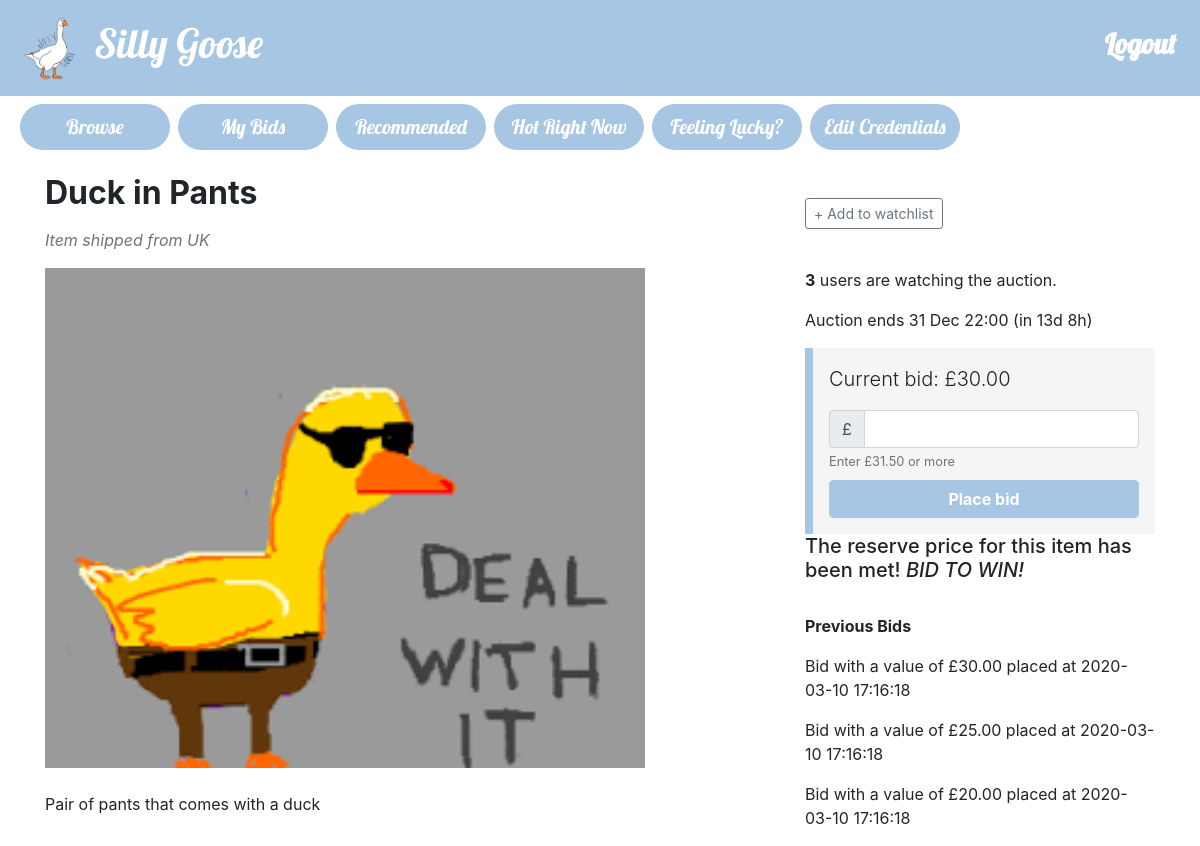
Page /listing.php?item_id=4 (signed in) on the committed database.
### tables this page shows
CREATE TABLE bids (
  bidID INT AUTO_INCREMENT PRIMARY KEY,
  buyerEmail VARCHAR(50),
  auctionID INT,
  bidValue FLOAT(10,2),
  bidDate TIMESTAMP NOT NULL DEFAULT CURRENT_TIMESTAMP);

### utilities.php (called while the page is built, shortened)
<?php
function display_time_remaining($interval) {
    if ($interval->days == 0 && $interval->h == 0) {
      $time_remaining = $interval->format('%im %Ss');
    }
    else if ($interval->days == 0) {
      $time_remaining = $interval->format('%hh %im');
    }
    else {
      $time_remaining = $interval->format('%ad %hh');
    }
  return $time_remaining;
}
function query($query) {
  $connection = mysqli_connect($dbhost,$dbuser,$dbpass,$dbname);
  $result = mysqli_query($connection,$query);
  return $result;
}
?>

### listing.php (the view, shortened to what this page needs)
<?php include_once("header.php")?>
<?php include_once("utilities.php")?>
<?php
$item_id = $_GET['item_id'];
$query = "SELECT a.auctionID, a.title, a.description, a.endDate, a.picture, a.reservePrice, a.startPrice,
COALESCE(b.current_price,a.startPrice) AS 'current_price', COALESCE(b.num_bids,0) AS 'num_bids'
FROM
(SELECT auctionID, MAX(bidValue) AS 'current_price', COUNT(auctionID) AS 'num_bids' FROM bids GROUP BY auctionID) b
RIGHT JOIN (SELECT * FROM auctions a WHERE a.auctionID = $item_id) a
ON a.auctionID = b.auctionID";
$row = query($query)->fetch_assoc();
$title = $row['title'];
$description = $row['description'];
$current_price = $row['current_price'];
$end_time = new DateTime($row['endDate']);
$image = $row['picture'];
$start_price = $row['startPrice'];
$now = new DateTime();
$query = "SELECT u.country
FROM users u
JOIN auctions a
ON a.sellerEmail = u.email
WHERE a.auctionID = {$item_id}";
$country = query($query)->fetch_assoc()['country'];
if ($now < $end_time) {
  $query = "SELECT *
  FROM watching
  WHERE auctionID = {$item_id}";
  $num_watching = mysqli_num_rows(query($query));
  if(!isset($_SESSION['account_type']) || $_SESSION['account_type'] == "seller" ){
    $has_session = false;
  }
  else{
    $has_session = true;
    $email = $_SESSION["username"];
    $watchingResult = query("SELECT * from watching WHERE buyerEmail='$email'AND auctionID=$item_id");
    if (mysqli_num_rows($watchingResult) != 0) {
      $watching = TRUE;
    }
    else {
      $watching = FALSE;
    }
  }
  $time_to_end = date_diff($now, $end_time);
  $time_remaining = ' (in ' . display_time_remaining($time_to_end) . ')';
}
?>
<div class="container">
<div class="row">
  <div class="col-sm-8">
    <h2 class="my-3"><b><?php echo($title); ?></b></h2>
    <p class="text-muted"><i>Item shipped from <?php echo($country)?></i></p>
  </div>
  <div class="col-sm-4 align-self-center">
  <?php if ($now < $end_time && $has_session):?>
    <?php if (!$watching):?>
      <div id="watch_nowatch">
        <button type="button" class="btn btn-outline-secondary btn-sm" onclick="addToWatchlist(); window.location.reload()">+ Add to watchlist</button>
      </div>
      <?php endif ?>
  <?php endif  ?>
  </div>
</div>
<div class="row">
  <div class="col-sm-8">
    <div class="itemDescription">
    <img alt="" src="images/<?php echo $image; ?>" style="max-width:600px;width:100%"> <br><br>
    <?php echo($description); ?>
    </div>
  </div>
  <div class="col-sm-4">
    <?php if ($now > $end_time):?>
      <p><i>This auction ended <?php echo(date_format($end_time, 'j M H:i'))?></i></p>
      <p><?php echo($expiry_circumstances)?></p>
      <?php
        echo("<div style='padding-left:1rem;border-left:#A6C6E3 solid .5rem;background-color:#F5F5F5;padding-top:1rem;padding-bottom:1rem;padding-right:1rem'>");
        if ($expiry_circumstances == "Unsuccessful auction - no bids placed"){
          echo("<h3><b>£$start_price</b></h3>");
          echo("<p style='margin-bottom:0rem'>Start price</p>");
        }
        else {
          echo("<h3><b>£$current_price</b></h3>");
          echo("<p style='margin-bottom:0rem'>Final price</p>");
        }
        echo("</div>")
        ?>
    <?php else:?>
      <?php
      if ($num_watching == 1) {
        echo("<p><b>1</b> user is watching the auction</p>");
      }
      else{
        echo("<p><b>{$num_watching}</b> users are watching the auction.</p>");
      }
      ?>
      <p>Auction ends <?php echo(date_format($end_time, 'j M H:i') . $time_remaining) ?></p>
      <div style='padding-left:1rem;border-left:#A6C6E3 solid .5rem;background-color:#F5F5F5;padding-top:1rem;padding-bottom:1rem;padding-right:1rem'>
      <p class="lead">Current bid: £<?php echo(number_format($current_price, 2)) ?></p>
      <?php if (!isset($_SESSION['account_type']) || $_SESSION['account_type'] == 'seller'){
        $noWatch = true;
      }
      else{
        $noWatch = false;
      }
      ?>
      <form method="POST" id="createNewBid" action=<?php echo("place_bid.php?item_id=".$item_id)?>>
        <div class="input-group" <?php if ($noWatch) echo('style="display: none"');?>>
          <div class="input-group-prepend">
            <span class="input-group-text">£</span>
          </div>
        <input type="number" class="form-control" name="bid" id="bid" step="0.01" min="<?php echo(number_format(round($current_price*1.05,2),2))?>">
        </div>
        <small style="margin-bottom:.5rem" id="bidHelp" class="form-text text-muted" <?php if ($noWatch) echo('style="display: none"');?>> <?php echo("Enter £".number_format(round($current_price*1.05,2),2)." or more")?> </small>
        <button type="submit" style="border-color:#A6C6E3;background-color:#A6C6E3"class="btn btn-primary form-control"<?php if ($noWatch) echo('style="display: none"');?>><b>Place bid</b></button>
      </form>
    </div>
<?php endif ?>
<?php
  if ($now > $end_time) {
    exit;
  }else{
    $query = "SELECT reservePrice FROM auctions WHERE auctionID = {$item_id}";
    $result = query($query);
    $result = $result->fetch_assoc();
    $reserve_price = $result['reservePrice'];
    if ($reserve_price <= $current_price){
      echo('<h5>The reserve price for this item has been met! <i> BID TO WIN!</i> </h5>');
    }else{
      echo('<h5>The reserve price for this item has <b> NOT </b> been met! <i> BID! BID! BID!</i></h5>');
    }
    }
  if (isset($_SESSION['account_type'])){
  echo("<br>");
  echo("<p> <b> Previous Bids </b> </p>");
  $query = "SELECT bidValue, bidDate, buyerEmail
  FROM bids
  WHERE auctionID = {$item_id}
  ORDER BY bidValue DESC
  LIMIT 10";
  $result = query($query);
  while ($row = $result->fetch_assoc()){
    $bid_value = $row['bidValue'];
    $bid_date = $row['bidDate'];
    $buyer_email = $row['buyerEmail'];
    if ((isset($email))&&($buyer_email == $email)){
      echo("<p>You placed a £{$bid_value} bid at {$bid_date}</p>");
    }
    else {
      echo("<p>Bid with a value of £{$bid_value} placed at {$bid_date}</p>");
    }
  }
  }
?>
  </div>
</div>
<?php include_once("footer.php")?>

### rows in the picture
bids: bidValue "30.00", bidDate "2020-03-10 17:16:18"
bids: bidValue "25.00", bidDate "2020-03-10 17:16:18"
bids: bidValue "20.00", bidDate "2020-03-10 17:16:18"

### other values in the picture
$title "Duck in Pants"
$country "UK"
$description "Pair of pants that comes with a duck"
$num_watching "3"
date_format($end_time, 'j M H:i') "31 Dec 22:00"
$time_remaining "(in 13d 8h)"
$current_price "30.00"
$current_price*1.05 "31.50"
